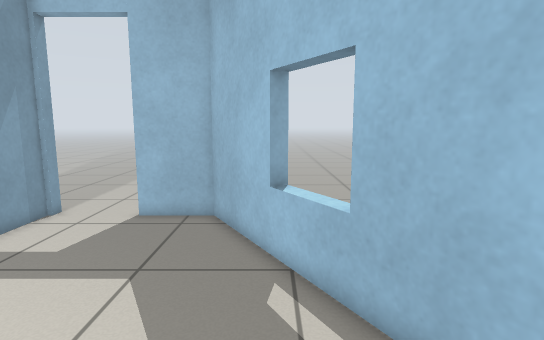
view 1 (above)

18 first-person views from a walk through a Gazebo world. The camera is 0.94 m above the floor, tilts 8° down and sees 80° across. Floor lines are 1 m apart. The floor is counted in squares, 0.25 m on a side. Each view is taken from the middle of a square. On the plan, view 1 faces up. The plan holds only what a view shows up to about 20 squares ahead; the rest is blank. The robots in the file are not drawn. Simple patterns stand in for the simulator's built-in surfaces. Simple shapes stand in for some stock models.

view 2
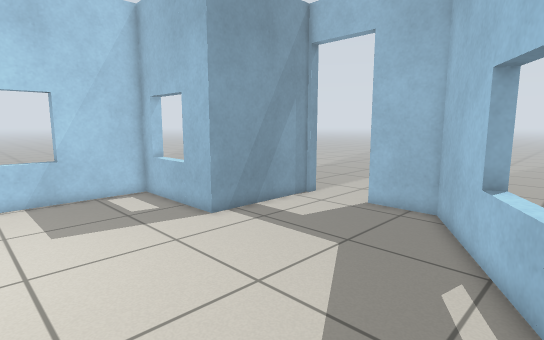

view 3
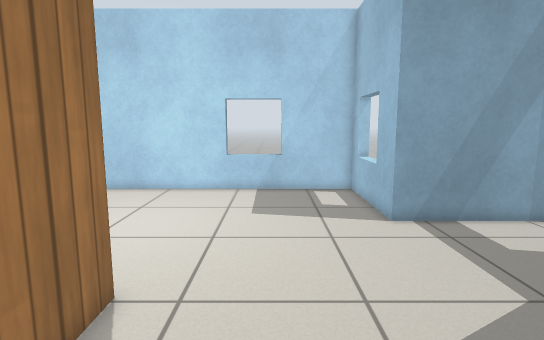

view 4
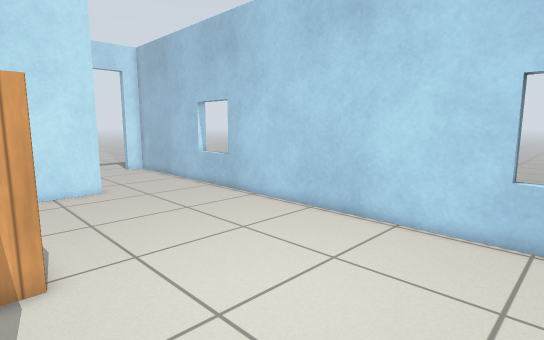

view 5
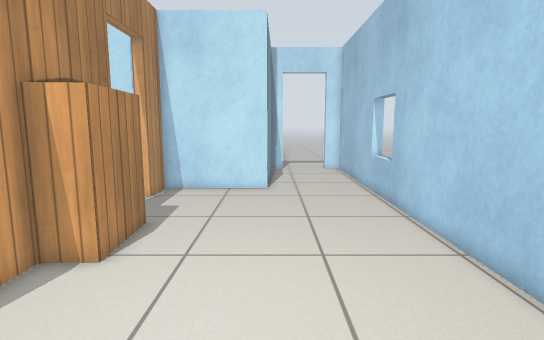

view 6
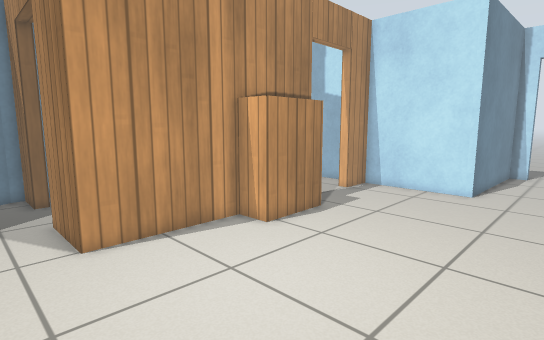

view 7
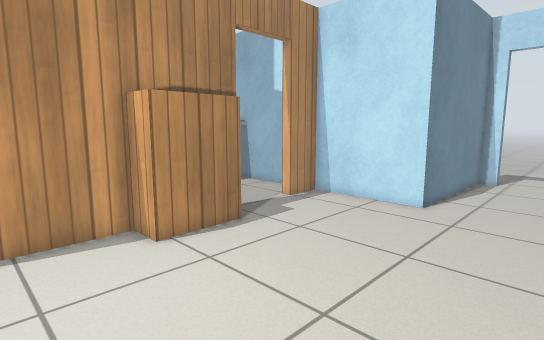

view 8
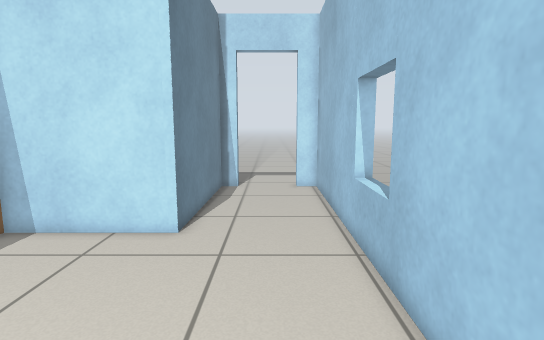

view 9
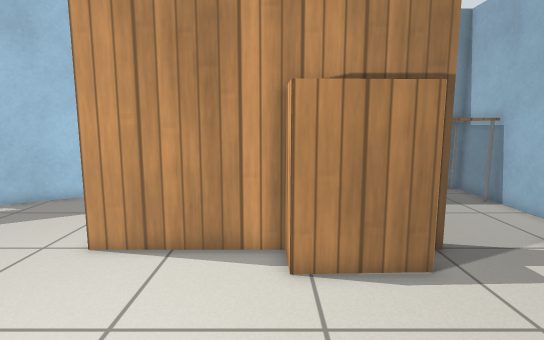

view 10
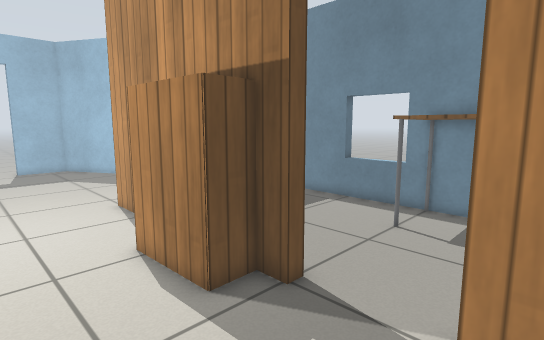

view 11
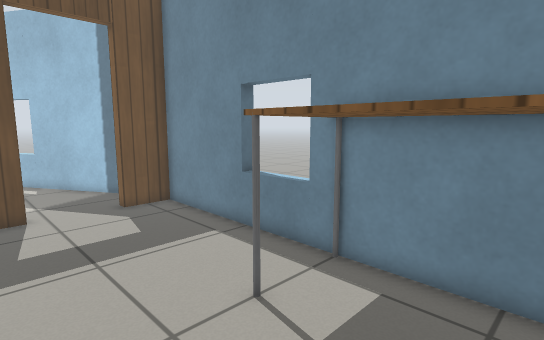

view 12
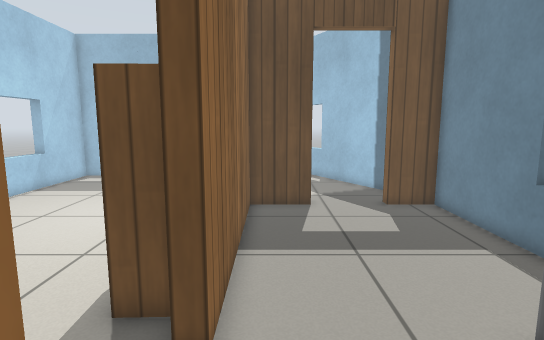

view 13
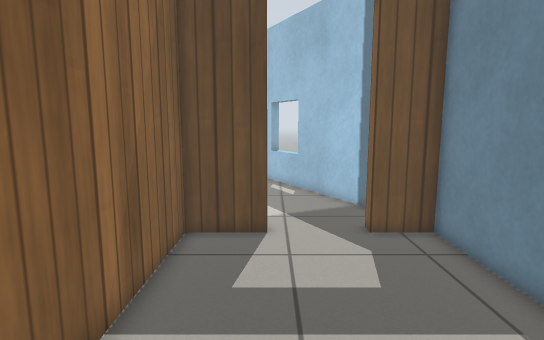

view 14
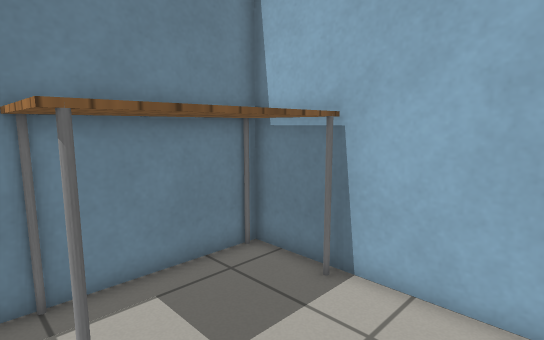

view 15
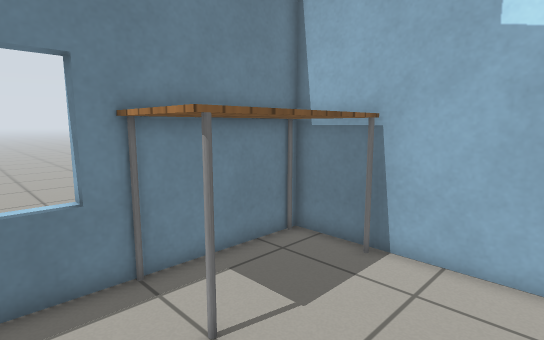

view 16
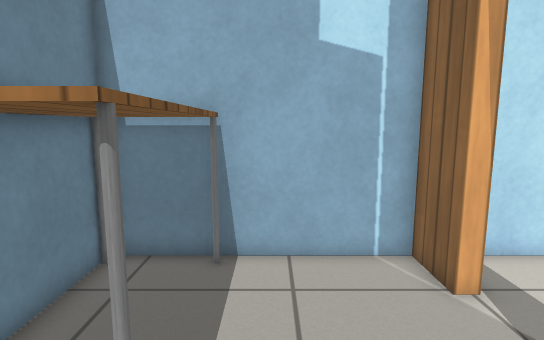

view 17
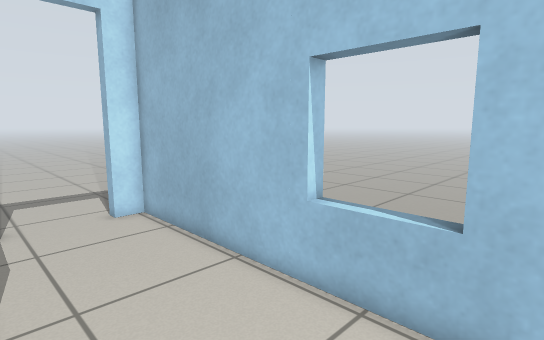

view 18
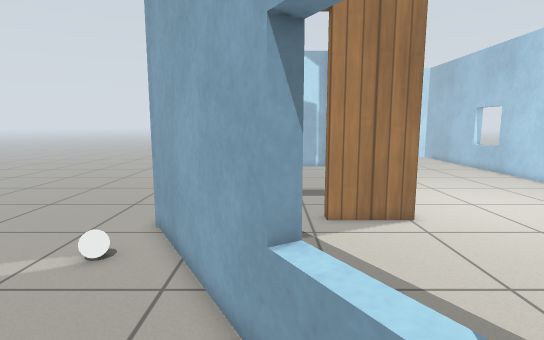

### Floor plan
Ten units are one square. View 1 is at (0, 0); x grows to the right and y downward. Boxes are objects, and circles mark ways between rooms. Rooms are numbered by the first view taken in them; rooms with no view inside come last. Other rooms are left out.
<svg viewBox="-162 -139 247 414">
<path fill="none" stroke="#000" d="M-36 76 -36 14 -2 14M-36 122 -36 114M34 14 57 14 57 9 55 5M45 -12 -24 -131 -56 -131M5 -93 -1 -90M-93 -131 -93 -67 -157 -67 -157 265 -147 265M-109 265 -99 265 -97 179 -36 179 -36 158M-30 158 -30 179 57 179 57 21 34 21M-2 21 -30 21 -30 122M9 -85 62 5"/>
<rect x="-55" y="75" width="20" height="40" fill="#bbb"><title>bookshelf</title></rect>
<rect x="25" y="115" width="30" height="60" fill="#bbb"><title>table</title></rect>
<rect x="65" y="-25" width="10" height="10" fill="#bbb"><title>white ball</title></rect>
<circle cx="-35" cy="140" r="3" fill="#2a7"/>
<circle cx="15" cy="20" r="3" fill="#2a7"/>
<text x="-80" y="50">1</text>
<text x="10" y="100">2</text>
<text x="50" y="-90">3</text>
</svg>
Room 1 opens to room 2.

Where each view was taken, in squares from view 1:
view 1: 0 up, 0 right, facing up
view 2: 1 down, 2 right, facing up-left
view 3: 2 up, 3 right, facing left
view 4: 1 up, 4 left, facing down-left
view 5: 1 up, 10 left, facing down
view 6: 1 up, 14 left, facing down-right
view 7: 3 down, 15 left, facing down-right
view 8: 7 down, 13 left, facing down
view 9: 7 down, 13 left, facing right
view 10: 17 down, 9 left, facing up-right
view 11: 17 down, 2 left, facing up-right
view 12: 17 down, 2 left, facing up
view 13: 13 down, 0 right, facing up
view 14: 11 down, 2 left, facing down-right
view 15: 9 down, 2 left, facing down-right
view 16: 9 down, 1 right, facing down
view 17: 13 down, 10 left, facing down-left
view 18: 11 up, 2 right, facing down
